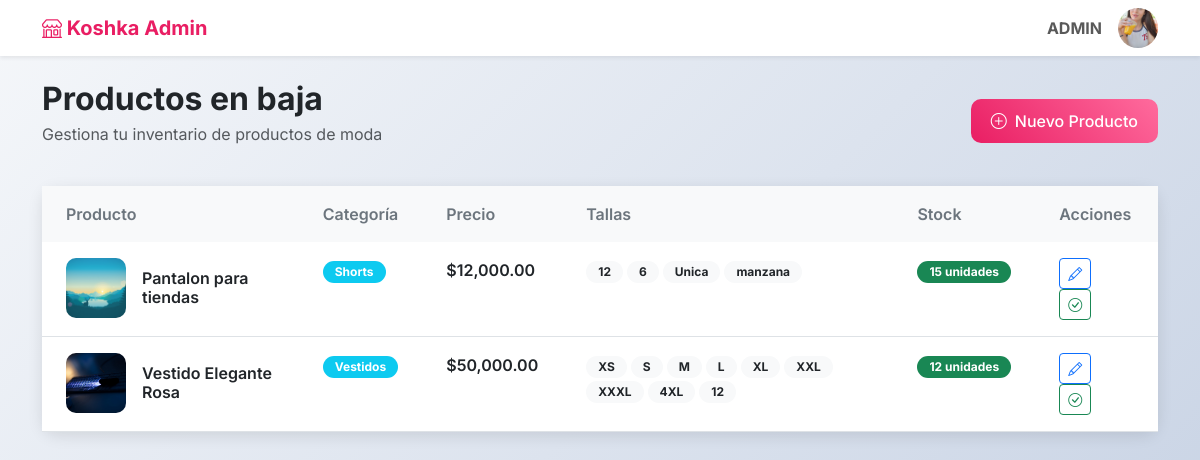
Page /views/baja.php (signed in) on the committed database.
### tables this page shows
CREATE TABLE `user` (
  `id` int(11) NOT NULL,
  `Pin` int(6) NOT NULL,
  `NombreCompleto` varchar(100) NOT NULL,
  `Email` varchar(100) NOT NULL,
  `Usuario` varchar(50) NOT NULL,
  `Contraseña` varchar(255) NOT NULL,
  `creado_en` timestamp NOT NULL DEFAULT current_timestamp(),
  `img` varchar(255) NOT NULL
);

CREATE TABLE `productos` (
  `id` int(11) NOT NULL,
  `nombre` varchar(150) NOT NULL,
  `descripcion` text DEFAULT NULL,
  `precio` decimal(10,2) NOT NULL,
  `stock` int(11) DEFAULT 0,
  `categoria_id` int(11) DEFAULT NULL,
  `img` varchar(255) NOT NULL,
  `estado` enum('activo','inactivo') DEFAULT 'activo'
);

CREATE TABLE `categorias_ropa` (
  `id` int(11) NOT NULL,
  `nombre` varchar(100) NOT NULL,
  `descripcion` text DEFAULT NULL
);

### php/baja.php (called while the page is built, shortened)
<?php
$userName = $_SESSION['user_name'];
require "../config/db.php";
$sql = "SELECT p.id, p.nombre, p.descripcion, p.precio, p.stock, p.img, c.nombre AS categoria
        FROM productos p
        LEFT JOIN categorias_ropa c ON p.categoria_id = c.id
        WHERE p.estado = 'inactivo'
        ORDER BY p.id DESC";
$stmt = $conexion->query($sql);
$productos = $stmt->fetchAll(PDO::FETCH_ASSOC);
$tallasPorProducto = [];
$sqlTallas = "SELECT pt.producto_id, tr.talla
              FROM producto_talla pt
              LEFT JOIN tallas_ropa tr ON pt.talla_id = tr.id
              WHERE pt.talla_id IS NOT NULL";
$stmtTallas = $conexion->query($sqlTallas);
while ($row = $stmtTallas->fetch(PDO::FETCH_ASSOC)) {
    $tallasPorProducto[$row['producto_id']][] = $row['talla'];
}
$sqlPersonalizadas = "SELECT producto_id, talla_personalizada
                      FROM producto_talla
                      WHERE talla_personalizada IS NOT NULL";
$stmtCustom = $conexion->query($sqlPersonalizadas);
while ($row = $stmtCustom->fetch(PDO::FETCH_ASSOC)) {
    $tallasPorProducto[$row['producto_id']][] = $row['talla_personalizada'];
}

### views/baja.php (the view, shortened to what this page needs)
<?php
include "../php/baja.php";
?>
<!DOCTYPE html>
<html lang="es">
<head>
    <link href="https://cdn.jsdelivr.net/npm/bootstrap@5.3.0/dist/css/bootstrap.min.css" rel="stylesheet">
    <link href="https://cdn.jsdelivr.net/npm/bootstrap-icons@1.10.0/font/bootstrap-icons.css" rel="stylesheet">
</head>
<body>
    <?php include "nav.php"; ?>
    <div class="container mt-4">
        <div class="d-flex justify-content-between align-items-center mb-4">
            <div>
                <h2 class="fw-bold text-dark mb-1">Productos en baja</h2>
                <p class="text-muted">Gestiona tu inventario de productos de moda</p>
            </div>
            <a href="crear.php" class="btn btn-primary">
                <i class="bi bi-plus-circle me-2"></i>Nuevo Producto
            </a>
        </div>
        <div class="card">
            <div class="card-body p-0">
                <div class="table-responsive">
                    <table class="table table-hover mb-0">
                        <thead>
                            <tr>
                                <th class="px-4 py-3">Producto</th>
                                <th class="px-4 py-3">Categoría</th>
                                <th class="px-4 py-3">Precio</th>
                                <th class="px-4 py-3">Tallas</th>
                                <th class="px-4 py-3">Stock</th>
                                <th class="px-4 py-3">Acciones</th>
                            </tr>
                        </thead>
                        <tbody>
                            <?php foreach ($productos as $producto): ?>
                                <tr>
                                    <td class="px-4 py-3">
                                        <div class="d-flex align-items-center">
                                            <img src="<?= htmlspecialchars($producto['img']) ?: '../images/placeholder.jpg' ?>"
                                                alt="<?= htmlspecialchars($producto['nombre']) ?>"
                                                class="product-img me-3">
                                            <div>
                                                <h6 class="mb-0 fw-semibold">
                                                    <a href="detalle.php?id=<?= $producto['id'] ?>" class="text-decoration-none text-dark">
                                                        <?= htmlspecialchars($producto['nombre']) ?>
                                                    </a>
                                                </h6>
                                            </div>
                                        </div>
                                    </td>
                                    <td class="px-4 py-3">
                                        <span class="badge bg-info"><?= htmlspecialchars($producto['categoria']) ?></span>
                                    </td>
                                    <td class="px-4 py-3 fw-semibold">$<?= number_format($producto['precio'], 2) ?></td>
                                    <td class="px-4 py-3">
                                        <?php
                                        $tallas = $tallasPorProducto[$producto['id']] ?? ['-'];
                                        foreach ($tallas as $talla) {
                                            echo '<span class="badge bg-light text-dark me-1">' . htmlspecialchars($talla) . '</span>';
                                        }
                                        ?>
                                    </td>
                                    <td class="px-4 py-3">
                                        <span class="badge bg-success"><?= intval($producto['stock']) ?> unidades</span>
                                    </td>
                                    <td class="px-4 py-3">
                                        <a href="editar.php?id=<?= $producto['id'] ?>" class="btn btn-sm btn-outline-primary me-2">
                                            <i class="bi bi-pencil"></i>
                                        </a>
                                        <button class="btn btn-sm btn-outline-success" data-bs-toggle="modal" data-bs-target="#deleteModal" data-id="<?= $producto['id'] ?>" data-nombre="<?= htmlspecialchars($producto['nombre']) ?>">
                                            <i class="bi bi-check-circle"></i>
                                        </button>
                                    </td>
                                </tr>
                            <?php endforeach; ?>
                        </tbody>
                    </table>
                </div>
            </div>
        </div>
    </div>
</body>
</html>

### views/nav.php (shortened to what this page needs)
<?php
   $userId = $_SESSION['user_id'];
   $sqlUserImg = "SELECT img FROM user WHERE id = ?";
   $stmtUser = $conexion->prepare($sqlUserImg);
   $stmtUser->execute([$userId]);
   $userData = $stmtUser->fetch(PDO::FETCH_ASSOC);
   $imgFolderPath = __DIR__ . "/../images/perfil/";
   $imgWebPath = "../images/perfil/";
   if (!empty($userData['img']) && file_exists($imgFolderPath . $userData['img'])) {
       $userPhotoURL = $imgWebPath . $userData['img'];
   } else {
       $userPhotoURL = $imgWebPath . "default.png";
   }
   ?>
<nav class="navbar navbar-expand-lg navbar-light bg-white shadow-sm">
    <div class="container">
        <a class="navbar-brand" href="index.php">
            <i class="bi bi-shop"></i> Koshka Admin
        </a>
        <div class="navbar-nav ms-auto">
            <span class="navbar-text me-3"><strong><?= htmlspecialchars($userName) ?></strong></span>
            <div class="dropdown">
                <button class="btn p-0 border-0 bg-transparent" type="button" id="userDropdown" data-bs-toggle="dropdown" aria-expanded="false">
                    <img src="<?= htmlspecialchars($userPhotoURL) ?>" alt="Perfil" class="rounded-circle" style="width: 40px; height: 40px; object-fit: cover;" onerror="this.onerror=null; this.src='../images/perfil/defaul.png';" />
                </button>
            </div>
        </div>
    </div>
</nav>

### views/baja.php (style rules this page uses)
:root { --primary-color: #e91e63; --secondary-color: #f8f9fa; --accent-color: #6c757d; }
body { font-family: 'Inter', sans-serif; background: linear-gradient(135deg, #f5f7fa 0%, #c3cfe2 100%); min-height: 100vh; }
.navbar-brand { font-weight: 700; color: var(--primary-color) !important; }
.card { border: none; border-radius: 15px; box-shadow: 0 4px 15px rgba(0, 0, 0, 0.1); transition: transform 0.2s ease; }
.btn-primary { background: linear-gradient(45deg, var(--primary-color), #ff6b9d); border: none; border-radius: 10px; font-weight: 500; padding: 10px 20px; }
.table th { background-color: var(--secondary-color); font-weight: 600; color: var(--accent-color); border: none; }
.badge { border-radius: 20px; padding: 5px 12px; }
.product-img { width: 60px; height: 60px; object-fit: cover; border-radius: 10px; }

### rows in the picture
user: img (picture)
productos: img (picture), nombre "Pantalon para tiendas", categoria.nombre "Shorts", precio "12,000.00", id "12", id "6", id "Unica", id "manzana", stock "15"
productos: img (picture), nombre "Vestido Elegante Rosa", categoria.nombre "Vestidos", precio "50,000.00", id "XS", id "S", id "M", id "L", id "XL", id "XXL", id "XXXL", id "4XL", id "12", stock "12"

### other values in the picture
$userName "ADMIN"
